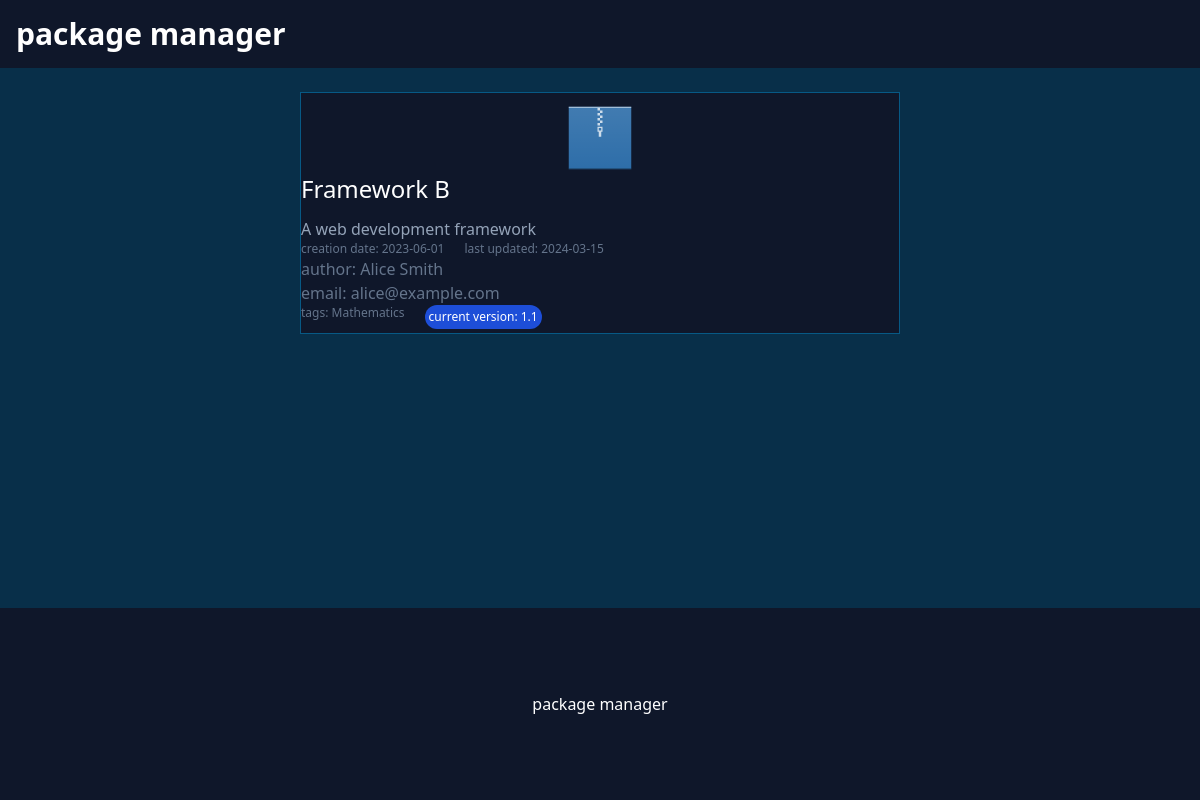
/package.php?details=2, run on the app's committed database.
### tables this page shows
CREATE TABLE packages(
	id int PRIMARY KEY AUTO_INCREMENT,
    title varchar(100) not null,
    description varchar(255) NOT null,
    creation_date DATE not null
);

CREATE TABLE tags(
	id int PRIMARY KEY AUTO_INCREMENT,
    name varchar(30) not null
);

### package.php (the view, shortened to what this page needs)
<!DOCTYPE html>
<html lang="en">
<head>
    <script src="https://cdn.tailwindcss.com"></script>
</head>
<body class="bg-sky-950 text-white">
    <nav class="bg-slate-900 text-white font-black text-3xl p-4 mb-3">
        <a href="index.php">package manager</a>
    </nav>
    <div id="php" class="mt-6 grid justify-items-center" style= "bg-red-600">
        <?php
        $details = (int) $_GET["details"];
        $connection = new mysqli("localhost","root","","package_manager");
        $sql = "select autors.name,autors.email, tags.name as tag_name, packages.title,packages.creation_date,packages.description,packages.id,versions.Version_Number,release_date from autors_packages inner join autors on autors.id = autors_packages.autor_id inner join packages on packages.id = autors_packages.package_id inner join packages_tags on packages.id = packages_tags.package_id inner join tags on tags.id = packages.id inner join versions on versions.package_id = autors_packages.package_id WHERE release_date IN(SELECT max(release_date) FROM versions GROUP BY package_id) AND packages.id = ? ORDER BY release_date DESC;";
        $stmt = $connection->prepare($sql);
        $stmt->bind_param("i", $details);
        $stmt->execute();
        $result = $stmt->get_result();
        $row = $result->fetch_assoc();
        echo '<div class="bg-slate-900 w-1/2 min-h-28 mb-3 border-sky-800 border grid align-middle">
                <img class="justify-self-center" src="./assets/images/package-x-generic.svg" alt="" width="80">
                <div class="grid grid-cols-12 justify-between w-full">
                    <div class="col-span-11">
                        <form action="package.php" class="" method="get">
                            <input type="hidden" id="details" name="details" value=',$row["id"],'>
                            <input class="text-left text-2xl mb-3 border-0 cursor-pointer" type="submit" id="" name="" value="',$row["title"],'">
                        </form>
                        <p class="text-slate-400">',$row["description"],'</p>
                        <div class= "flex gap-5 text-xs">
                            <p class="text-slate-500">creation date: <span>',$row["creation_date"],'</span></p>
                            <p class="text-slate-500">last updated: <span>',$row["release_date"],'</span></p>
                        </div>
                        <p class="text-slate-500">author: <span>',$row["name"],'</span></p>
                        <p class="text-slate-500">email: <span>',$row["email"],'</span></p>
                        <div class= "flex gap-5 text-xs mb-1">
                            <p class="text-slate-500">tags: <span>',$row["tag_name"],'</span></p>
                            <p class="bg-blue-700 p-1 rounded-full text-white">current version: <span>',$row["Version_Number"],'</span></p>
                        </div>
                    </div>
                </div>
            </div>';
        ?>
    </div>
    <footer class="bg-slate-900 w-full h-48 text-center items-center grid absolute bottom-0">package manager</footer>
</body>
</html>

### data on the page
packages: title "Framework B", description "A web development framework", creation_date "2023-06-01", tags.name "Mathematics"

### other printed values
$row["release_date"] "2024-03-15"
$row["name"] "Alice Smith"
$row["email"] "alice@example.com"
$row["Version_Number"] "1.1"
